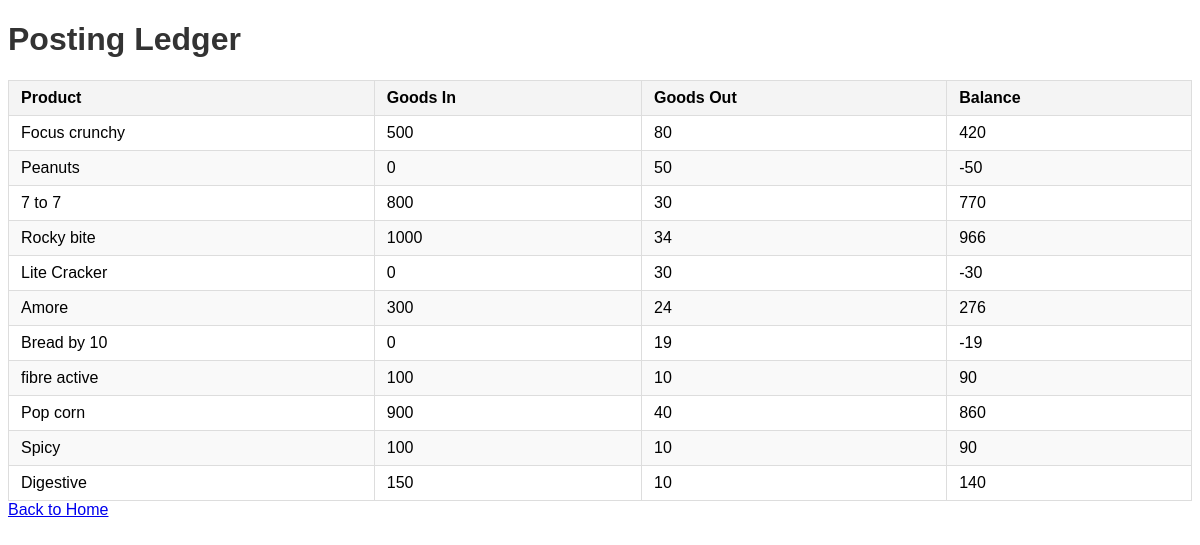
Screenshot of /posting_ledger/ with the database file from the repository.
### inventory/models.py (models this page shows, shortened)
class Product(models.Model):
    name = models.CharField(max_length=100)
    manufacturer = models.ForeignKey(Manufacturer, on_delete=models.CASCADE)
    price = models.DecimalField(max_digits=10, decimal_places=2)
    stock = models.PositiveIntegerField()

### inventory/views.py (the view)
# urls.py: path('posting_ledger/', views.posting_ledger, name='posting_ledger'),
def posting_ledger(request):
    products = Product.objects.all()
    ledgers = []
    for product in products:
        goods_in = StoreBookEntry.objects.filter(product_name=product.name).aggregate(Sum('quantity'))['quantity__sum'] or 0
        goods_out = TransactionItem.objects.filter(product=product).aggregate(Sum('quantity'))['quantity__sum'] or 0
        balance = goods_in - goods_out
        ledger = {
            'product': product,
            'goods_in': goods_in,
            'goods_out': goods_out,
            'balance': balance
        }
        ledgers.append(ledger)
    return render(request, 'inventory/posting_ledger.html', {'ledgers': ledgers})

### inventory/templates/inventory/posting_ledger.html (shortened to what this page needs)
{% load static %}
<!DOCTYPE html>
<html lang="en">
<head>
    <link rel="stylesheet" href="{% static 'inventory/styles.css' %}">
</head>
<body>
    <h1>Posting Ledger</h1>
    <table>
        <thead>
            <tr>
                <th>Product</th>
                <th>Goods In</th>
                <th>Goods Out</th>
                <th>Balance</th>
            </tr>
        </thead>
        <tbody>
            {% for ledger in ledgers %}
            <tr>
                <td>{{ ledger.product.name }}</td>
                <td>{{ ledger.goods_in }}</td>
                <td>{{ ledger.goods_out }}</td>
                <td>{{ ledger.balance }}</td>
            </tr>
            {% endfor %}
        </tbody>
    </table>
    <a href="{% url 'home' %}">Back to Home</a>
</body>
</html>

### inventory/static/inventory/styles.css (style rules this page uses)
body { font-family: Arial, sans-serif; }
h1 { color: #333; }
table { width: 100%; border-collapse: collapse; }
th, td { padding: 8px 12px; border: 1px solid #ddd; text-align: left; }
th { background-color: #f4f4f4; }
tr:nth-child(even) { background-color: #f9f9f9; }

### rows the page displays
Product: product.name "Focus crunchy", goods_in "500", goods_out "80", balance "420"
Product: product.name "Peanuts", goods_in "0", goods_out "50", balance "-50"
Product: product.name "7 to 7", goods_in "800", goods_out "30", balance "770"
Product: product.name "Rocky bite", goods_in "1000", goods_out "34", balance "966"
Product: product.name "Lite Cracker", goods_in "0", goods_out "30", balance "-30"
Product: product.name "Amore", goods_in "300", goods_out "24", balance "276"
Product: product.name "Bread by 10", goods_in "0", goods_out "19", balance "-19"
Product: product.name "fibre active", goods_in "100", goods_out "10", balance "90"
Product: product.name "Pop corn", goods_in "900", goods_out "40", balance "860"
Product: product.name "Spicy", goods_in "100", goods_out "10", balance "90"
Product: product.name "Digestive", goods_in "150", goods_out "10", balance "140"
